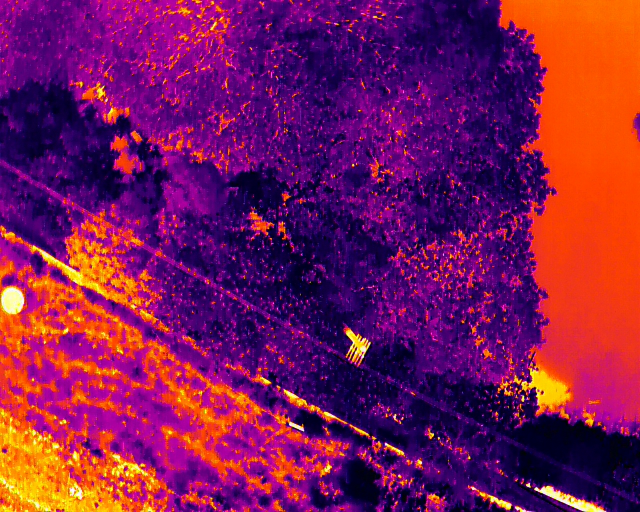
#> input picture 红外/3.JPG, 1280 x 1024 px, given in place of 3.jpeg, which was not available (shown at 1/2 size)
$ python 'numpy-image-009-实现-三维化-opencv-验证.py'
#> lines starting #> are read from the running program, lines starting #| are printed output that depends on the picture; after the words box and inside, x2 and y2 are one past the last pixel; in counts of white or black regions, pixels touching at a corner belong together; long printed decimals are rounded; pictures that were not available may be replaced by others from this repository, and a replacement may not be noted
import cv2
import numpy as np

source_list = np.array([[0, 0], [4000, 0], [0, 3000], [4000, 3000]])
target_list = np.array([[-3451, -2199], [7451, -2199], [191, 5199], [3809, 5199]])

homography_matrix, var = cv2.findHomography(source_list, target_list)

# 只是直接推导得到的
homography_matrix2=np.array([
    [2.725597628882036, 1.341739620879649, -3451.1947799828786],
    [1.7108785121095928e-16, 5.953710807341146, -2198.8945644568926],
    [-0.0, 0.0006708696501870143, 1.0]
])
print(homography_matrix.tolist())
print(homography_matrix2.tolist())
homography_matrix=homography_matrix2
img = cv2.imread('pixel_to_gen_img/3.jpeg')
#> img is the input picture: shape (1024, 1280, 3); mean B, G, R 83.5, 25.2, 123.3
source_height, source_width = img.shape[:2]
#> source_height = 1024; source_width = 1280

# 取得透射矩阵 中的 第三列的 平移 量，x,y- (由于透射变换第三行第三列最后一个是 1，如果不为1 理论上对应缩放)
t_x = homography_matrix[0, 2]
t_y = homography_matrix[1, 2]

target_max = np.max(target_list, axis=0)
target_min = np.min(target_list, axis=0)
target_width = target_max[0] - target_min[0]
target_height = target_max[1] - target_min[1]
target_size=(target_width, target_height)


#缩放后的大小
scale= source_width/target_width
#> scale = 0.117
scale_size=(int(target_width*scale), int(target_height*scale))
#> scale_size = (1280, 868)

# 创建平移矩阵
trans_matrix = np.array([
    [1, 0, abs(t_x)],
    [0, 1, abs(t_y)],
    [0, 0, 1]
])
#缩放矩阵
scale_matrix= np.array([
    [scale, 0, 0],
    [0, scale, 0],
    [0, 0, 1]
])
matrix =scale_matrix @trans_matrix @ homography_matrix

output_image = cv2.warpPerspective(img, matrix,scale_size )
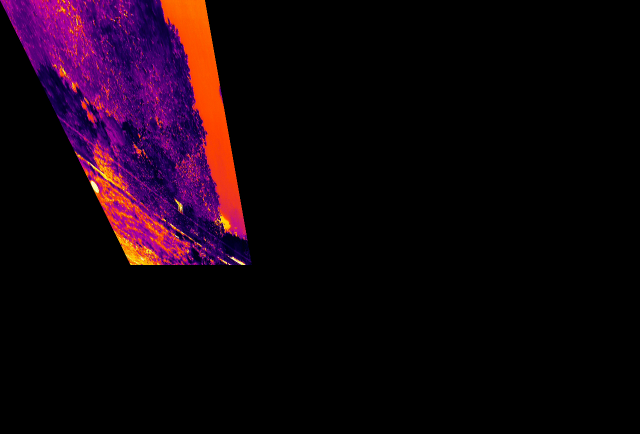
#> output_image: shape (868, 1280, 3) (shown at 1/2 size); mean B, G, R 13.4, 3.5, 18.9

# 将图像从BGR转换到BGRA
output_image_bgra = cv2.cvtColor(output_image, cv2.COLOR_BGR2BGRA)
# 找到所有黑色像素并设置alpha值为0
black_pixels_mask = np.all(output_image_bgra == [0, 0, 0, 255], axis=-1)
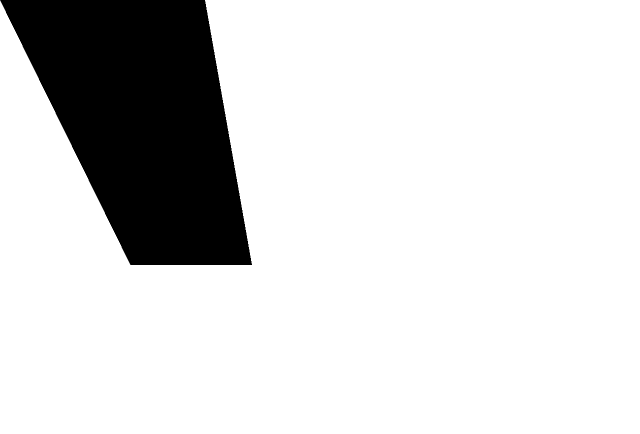
#> black_pixels_mask: shape (868, 1280) bool (shown at 1/2 size); 84.4% white; 1 black region, box (x1, y1, x2, y2) and area: (0, 0, 504, 530) 173062
output_image_bgra[black_pixels_mask] = [0, 0, 0, 0]


width,height = scale_size[0],scale_size[1]
#> width = 1280; height = 868

rad=np.deg2rad(-34.3)

cos_val = abs(np.cos(rad))
sin_val = abs(np.sin(rad))
# 旋转后新的 长高
new_width = int(width * cos_val+height * sin_val)
#> new_width = 1546
new_height = int(height* cos_val + width * sin_val)
#> new_height = 1438
# 像回退到原点
trans_matrix_sub= np.array([
    [1, 0, -width/2 ],
    [0, 1, -height/2],
    [0, 0, 1]
])
#> trans_matrix_sub = [[1, 0, -640], [0, 1, -434], [0, 0, 1]]
rotate_matrix= np.array([
    [np.cos(rad), -np.sin(rad),0],
    [np.sin(rad), np.cos(rad),0],
    [0, 0,1]
])
# 平移到图片中间
trans_matrix_add= np.array([
    [1, 0, new_width/2],
    [0, 1, new_height/2],
    [0, 0, 1]
])
result =  trans_matrix_add@rotate_matrix@trans_matrix_sub
affine_matrix = result[:2, :]
rotated_img = cv2.warpAffine(src=output_image_bgra, M=affine_matrix, dsize=(new_width, new_height))
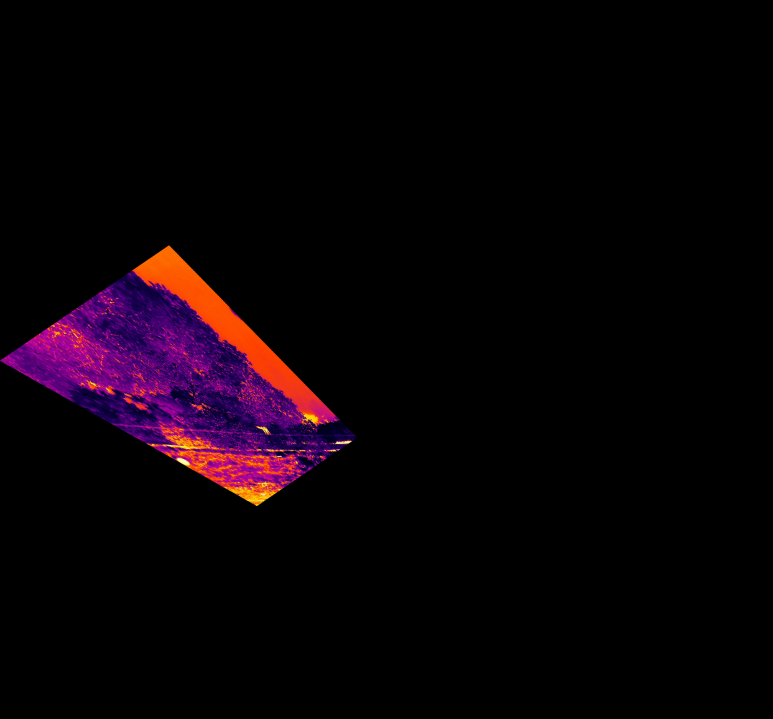
#> rotated_img: shape (1438, 1546, 4) (shown at 1/2 size); mean B, G, R, A 6.7, 1.8, 9.4, 19.9

# 中心点开始计算
pixel = 1.6 / 1000_000
altitude=50.24
focal_length=0.0044
gsd= (altitude/focal_length)*pixel
print("gsd:",gsd)
scale_gsd=gsd/scale
print("scale_gsd:",scale_gsd)
#| scale_gsd: 0.1556

# 保存图像
cv2.imwrite('pixel_to_gen_img/numpy-image8-opencv验证.png', rotated_img)
#> (the run stopped early here; a loop or call above may not have finished)
